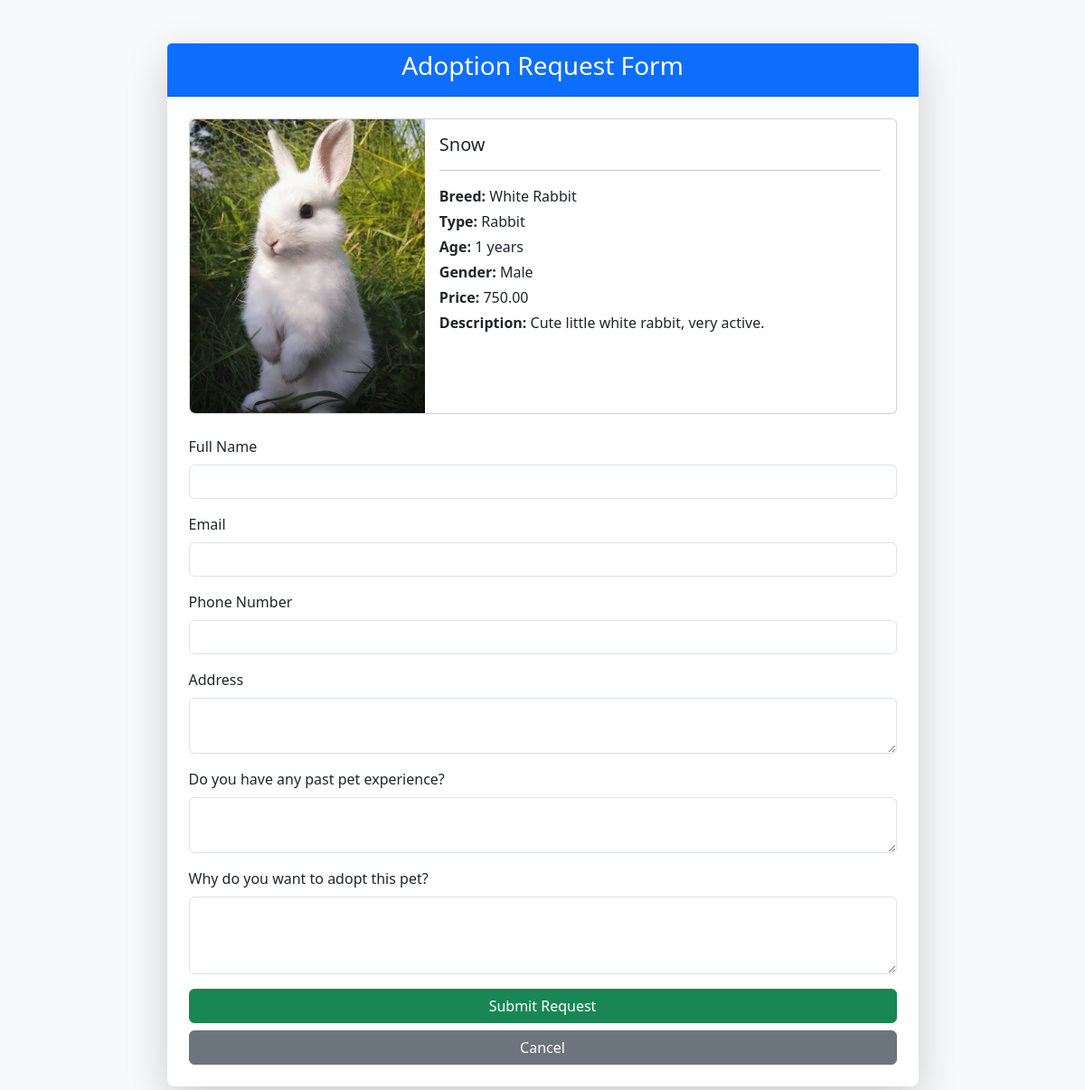
The app's page /adopt_pet.php?pet_id=43 (signed in) with its own data.
### tables this page shows
CREATE TABLE `pets` (
  `pet_id` int(11) NOT NULL,
  `name` varchar(100) NOT NULL,
  `type` varchar(50) DEFAULT NULL,
  `breed` varchar(100) DEFAULT NULL,
  `age` int(11) DEFAULT NULL,
  `gender` varchar(10) DEFAULT NULL,
  `price` decimal(10,2) DEFAULT 0.00,
  `description` text DEFAULT NULL,
  `image` varchar(255) DEFAULT NULL,
  `status` varchar(20) DEFAULT 'available',
  `added_on` timestamp NOT NULL DEFAULT current_timestamp()
);

### adopt_pet.php (the view, shortened to what this page needs)
<?php
include 'includes/config.php';
$pet_id = isset($_GET['pet_id']) ? intval($_GET['pet_id']) : 0;
$message = "";
$pet = null;
$check_pet = $conn->prepare("SELECT * FROM pets WHERE pet_id = ? AND status = 'available'");
$check_pet->bind_param("i", $pet_id);
$check_pet->execute();
$result = $check_pet->get_result();
if ($result->num_rows > 0) {
    $pet = $result->fetch_assoc();
} else {
    $message = "Invalid pet ID or pet not available.";
}
?>
<!DOCTYPE html>
<html lang="en">
<head>
  <link href="https://cdn.jsdelivr.net/npm/bootstrap@5.3.0/dist/css/bootstrap.min.css" rel="stylesheet">
</head>
<body class="bg-light">
<div class="container py-5">
  <div class="row justify-content-center">
    <div class="col-md-9">
      <div class="card shadow-lg border-0 rounded-3">
        <div class="card-header bg-primary text-white text-center">
          <h3>Adoption Request Form</h3>
        </div>
        <div class="card-body p-4">
          <?php if ($pet && !$message): ?>
            <div class="card mb-4">
              <div class="row g-0">
                <div class="col-md-4">
                  <img src="assets/images/pet-uploads/<?= htmlspecialchars($pet['image']); ?>"
                       class="img-fluid rounded-start" alt="Pet Image" style="object-fit:cover;height:100%;">
                </div>
                <div class="col-md-8">
                  <div class="card-body">
                    <h5 class="card-title"><?= htmlspecialchars($pet['name']); ?> </h5>
                    <hr>
                    <p class="card-text mb-1"><strong>Breed:</strong> <?= htmlspecialchars($pet['breed']); ?></p>
                    <p class="card-text mb-1"><strong>Type:</strong> <?= htmlspecialchars($pet['type']); ?></p>
                    <p class="card-text mb-1"><strong>Age:</strong> <?= htmlspecialchars($pet['age']); ?> years</p>
                    <p class="card-text mb-1"><strong>Gender:</strong> <?= htmlspecialchars($pet['gender']); ?></p>
                    <p class="card-text mb-1"><strong>Price:</strong> <?= htmlspecialchars($pet['price']); ?></p>
                    <p class="card-text mb-1"><strong>Description:</strong> <?= htmlspecialchars($pet['description']); ?></p>
                  </div>
                </div>
              </div>
            </div>
            <form method="POST" action="">
              <div class="mb-3">
                <label class="form-label">Full Name</label>
                <input type="text" name="full_name" class="form-control" required>
              </div>
              <div class="mb-3">
                <label class="form-label">Email</label>
                <input type="email" name="email" class="form-control" required>
              </div>
              <div class="mb-3">
                <label class="form-label">Phone Number</label>
                <input type="text" name="phone" class="form-control" required>
              </div>
              <div class="mb-3">
                <label class="form-label">Address</label>
                <textarea name="address" class="form-control" rows="2" required></textarea>
              </div>
              <div class="mb-3">
                <label class="form-label">Do you have any past pet experience?</label>
                <textarea name="experience" class="form-control" rows="2"></textarea>
              </div>
              <div class="mb-3">
                <label class="form-label">Why do you want to adopt this pet?</label>
                <textarea name="reason" class="form-control" rows="3" required></textarea>
              </div>
              <button type="submit" class="btn btn-success w-100">Submit Request</button>
              <a href="view_pets.php" class="btn btn-secondary w-100 mt-2">Cancel</a>
            </form>
          <?php endif; ?>
        </div>
      </div>
    </div>
  </div>
</div>
</body>
</html>

### records on screen
pets: image (picture), name "Snow", breed "White Rabbit", type "Rabbit", age "1", gender "Male", price "750.00", description "Cute little white rabbit, very active."
